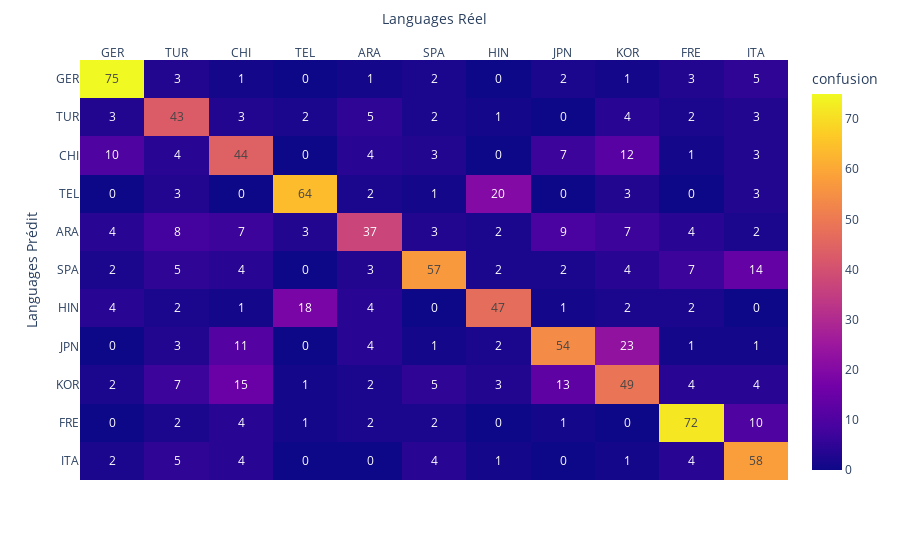
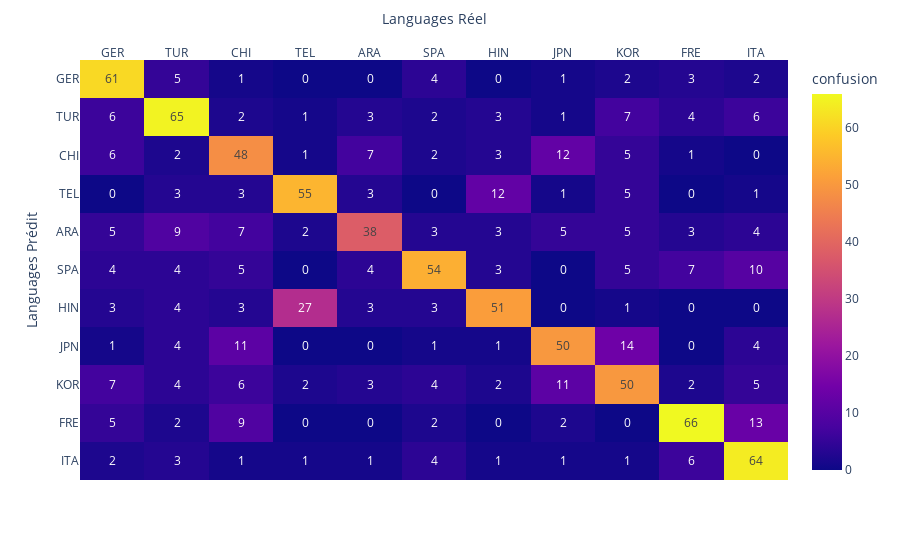

Notebook code for these charts, in order:
### Code cell
from sklearn.linear_model import LogisticRegression
from sklearn.feature_extraction.text import CountVectorizer, TfidfVectorizer

X = df["Text"]
y = df["Lang"]

X_train, X_dev, X_test, y_train, y_dev, y_test = utils.get_train_dev_test(X, y)
label_encoder, labels = utils.get_label_encoder(df["Lang"])

utils.train_one_model(CountVectorizer(), LogisticRegression(), labels, label_encoder, X_train, y_train, X_dev, y_dev, X_test, y_test, draw=True)

### Figure 1 — Plotly figure (JSON) as saved in the notebook; plotly's stock layout.template omitted (floating-point values rounded to 4 significant figures)
{"data": [{"coloraxis": "coloraxis", "hovertemplate": "Languages Réel: %{x}<br>Languages Prédit: %{y}<br>confusion: %{z}<extra></extra>", "name": "0", "texttemplate": "%{z}", "type": "heatmap", "x": ["GER", "TUR", "CHI", "TEL", "ARA", "SPA", "HIN", "JPN", "KOR", "FRE", "ITA"], "xaxis": "x", "y": ["GER", "TUR", "CHI", "TEL", "ARA", "SPA", "HIN", "JPN", "KOR", "FRE", "ITA"], "yaxis": "y", "z": [[75, 3, 1, 0, 1, 2, 0, 2, 1, 3, 5], [3, 43, 3, 2, 5, 2, 1, 0, 4, 2, 3], [10, 4, 44, 0, 4, 3, 0, 7, 12, 1, 3], [0, 3, 0, 64, 2, 1, 20, 0, 3, 0, 3], [4, 8, 7, 3, 37, 3, 2, 9, 7, 4, 2], [2, 5, 4, 0, 3, 57, 2, 2, 4, 7, 14], [4, 2, 1, 18, 4, 0, 47, 1, 2, 2, 0], [0, 3, 11, 0, 4, 1, 2, 54, 23, 1, 1], [2, 7, 15, 1, 2, 5, 3, 13, 49, 4, 4], [0, 2, 4, 1, 2, 2, 0, 1, 0, 72, 10], [2, 5, 4, 0, 0, 4, 1, 0, 1, 4, 58]]}], "layout": {"coloraxis": {"colorbar": {"title": {"text": "confusion"}}, "colorscale": [[0, "#0d0887"], [0.1111, "#46039f"], [0.2222, "#7201a8"], [0.3333, "#9c179e"], [0.4444, "#bd3786"], [0.5556, "#d8576b"], [0.6667, "#ed7953"], [0.7778, "#fb9f3a"], [0.8889, "#fdca26"], [1, "#f0f921"]]}, "margin": {"t": 60}, "xaxis": {"anchor": "y", "domain": [0, 1], "side": "top", "title": {"text": "Languages Réel"}}, "yaxis": {"anchor": "x", "autorange": "reversed", "domain": [0, 1], "title": {"text": "Languages Prédit"}}}}

### Figure 2 — Plotly figure (JSON) as saved in the notebook; plotly's stock layout.template omitted (floating-point values rounded to 4 significant figures)
{"data": [{"coloraxis": "coloraxis", "hovertemplate": "Languages Réel: %{x}<br>Languages Prédit: %{y}<br>confusion: %{z}<extra></extra>", "name": "0", "texttemplate": "%{z}", "type": "heatmap", "x": ["GER", "TUR", "CHI", "TEL", "ARA", "SPA", "HIN", "JPN", "KOR", "FRE", "ITA"], "xaxis": "x", "y": ["GER", "TUR", "CHI", "TEL", "ARA", "SPA", "HIN", "JPN", "KOR", "FRE", "ITA"], "yaxis": "y", "z": [[61, 5, 1, 0, 0, 4, 0, 1, 2, 3, 2], [6, 65, 2, 1, 3, 2, 3, 1, 7, 4, 6], [6, 2, 48, 1, 7, 2, 3, 12, 5, 1, 0], [0, 3, 3, 55, 3, 0, 12, 1, 5, 0, 1], [5, 9, 7, 2, 38, 3, 3, 5, 5, 3, 4], [4, 4, 5, 0, 4, 54, 3, 0, 5, 7, 10], [3, 4, 3, 27, 3, 3, 51, 0, 1, 0, 0], [1, 4, 11, 0, 0, 1, 1, 50, 14, 0, 4], [7, 4, 6, 2, 3, 4, 2, 11, 50, 2, 5], [5, 2, 9, 0, 0, 2, 0, 2, 0, 66, 13], [2, 3, 1, 1, 1, 4, 1, 1, 1, 6, 64]]}], "layout": {"coloraxis": {"colorbar": {"title": {"text": "confusion"}}, "colorscale": [[0, "#0d0887"], [0.1111, "#46039f"], [0.2222, "#7201a8"], [0.3333, "#9c179e"], [0.4444, "#bd3786"], [0.5556, "#d8576b"], [0.6667, "#ed7953"], [0.7778, "#fb9f3a"], [0.8889, "#fdca26"], [1, "#f0f921"]]}, "margin": {"t": 60}, "xaxis": {"anchor": "y", "domain": [0, 1], "side": "top", "title": {"text": "Languages Réel"}}, "yaxis": {"anchor": "x", "autorange": "reversed", "domain": [0, 1], "title": {"text": "Languages Prédit"}}}}
